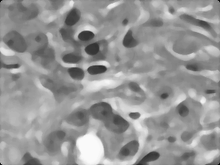
%> input picture Procesamiento de imagenes/Guia 3/guia3.png, 220 x 165 px, shrunk from 303 x 227 before the run
$ octave cierrewatershed.m   (GNU Octave 9; MATLAB toolbox functions it lacks are replaced by stand-ins)
%> lines starting %> are read from the running program, lines starting %| are printed output that depends on the picture; in (x1, y1, x2, y2) boxes, pixels count from 0 and x2, y2 are one past the last pixel; in counts of white or black regions, pixels touching at a corner belong together; the program's own positions count from 1
### Procesamiento de imagenes/Guia 3/erosionar.m
function convolucion=erosionar(Ih,Iw,I)

Id=zeros(Ih+3,Iw+3);
Id(2:Ih+1,2:Iw+1)=I(1:Ih,1:Iw);

for j=2:1:Iw+1
for i=2:1:Ih+1
a=Id(i-1,j-1);
b=Id(i-1,j);
c=Id(i-1,j+1);
d=Id(i,j-1);
e=Id(i+1,j-1);
f=Id(i+1,j);
g=Id(i+1,j+1);
h=Id(i,j+1);
p=Id(i,j);
if ((p==1) && (b==0||d==0||e==0||g==0))
    p=0;
end
 convolucion(i,j)=p;
end
end
return

### Procesamiento de imagenes/Guia 3/entrega 3b/cierrewatershed.m
%Cierre de la imagen binaria
clc
clear all
close all

%I1=imread('guia3.png');
I1=imread('guia3.png');
%> I1 is the input picture: size 165x220 uint8; min 6, max 251, mean 150.3

%figure(1),imshow(I1),title('Original Image')

I=imread('watershed.png');
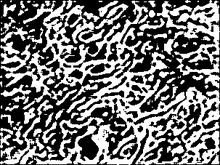
%> input picture Procesamiento de imagenes/Guia 3/watershed.png, 220 x 165 px, shrunk from 303 x 227 before the run
%> I is the input picture: size 165x220 uint8; min 0, max 255, mean 114.4
figure,imshow(I),title('Binarizacion watershed')

B=[  1 0 1
     0 0 0
     1 0 1
    ];

% ero=imerode(I,B); %Usando la funcion de matlab
% figure,imshow(ero),title('Funcion Imerode Matlab')
%Erosion de la dilatacion es cierre
w=[1 1 1;1 1 1;1 1 1]; %Objeto
[W H]=size(I);
%> W = 165; H = 220
for x=2:1:W-1
    for y=2:1:H-1
        %tipo de convolucion en un boundary de 3x3 guardando la informacion
        %en vectores.
         a1=[w(1)*I(x-1,y-1) w(2)*I(x-1,y) w(3)*I(x-1,y+1) w(4)*I(x,y-1) w(5)*I(x,y) w(6)*I(x,y+1) w(7)*I(x+1,y-1) w(8)*I(x+1,y) w(9)*I(x+1,y+1)];
         A1(x,y)=max(a1); %Erosion
    end
end
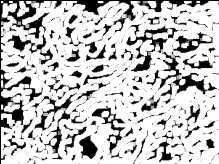
%> A1: size 164x219 uint8; min 0, max 255, mean 195.7

[p1,p2]=size(A1);
%> p1 = 164; p2 = 219
% [10 lines of commented-out code are left out]
for i=1:1:W-1
    for j=1:1:H-1
        if A1(i,j)==255
            Ero(i,j)=1;
        else
            Ero(i,j)=0;
        end
    end
end
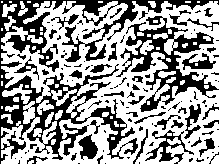
%> Ero: size 164x219 double; values 0 (black) and 1 (white), 60.2% white; 116 black regions (73 under 20 px), largest, box (x1, y1, x2, y2) and area: (0, 0, 219, 164) 7834, (116, 16, 219, 112) 2809, (145, 130, 194, 164) 476

AT=erosionar(p1,p2,Ero);
%> in erosionar, `Id(2:Ih+1,2:Iw+1)=I(1:Ih,1:Iw);`:
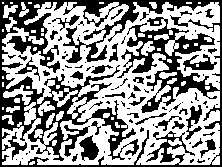
%> Id: size 167x222 double; values 0 (black) and 1 (white), 58.3% white; 97 black regions (62 under 20 px), largest, box (x1, y1, x2, y2) and area: (0, 0, 222, 167) 12713, (79, 135, 99, 161) 306, (183, 54, 217, 71) 264
%> after the loop in erosionar, `for j=2:1:Iw+1`:
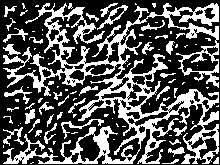
%> convolucion: size 165x220 double; values 0 (black) and 1 (white), 33.4% white; 97 white regions (56 under 20 px), largest, box (x1, y1, x2, y2) and area: (3, 3, 219, 164) 9599, (97, 5, 128, 30) 157, (61, 119, 104, 139) 152
s=strel('square',3);
O=imclose(I,s);
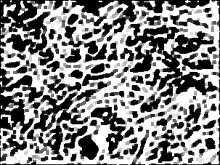
%> O: size 165x220 uint8; min 0, max 255, mean 133.8

%multiplicacion punto a punto


for i=1:1:p1-1
    for j=1:1:p2-1
        D(i,j)=I1(i,j).*AT(i,j);
    end
end
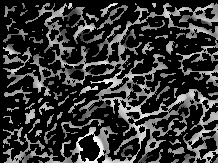
%> D: size 163x218 uint8; min 0, max 251, mean 53


figure,
subplot(1,2,1),imshow(Ero),title('Cierre watershed')
subplot(1,2,2),imshow(O),title('Cierre por funcion de matlab watershed')

figure,
subplot(1,2,1),imshow(I1),title('Imagen Original en gris')
subplot(1,2,2),imshow(D),title('Multiplicacion punto a punto watershed')
